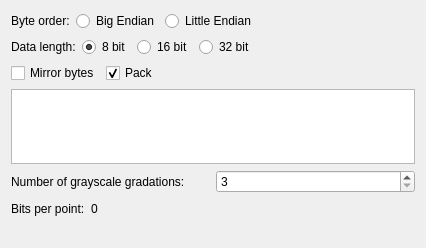
<?xml version="1.0" encoding="UTF-8"?>
<ui version="4.0">
 <class>WidgetConvOptionsGray</class>
 <widget class="QDialog" name="WidgetConvOptionsGray">
  <property name="geometry">
   <rect>
    <x>0</x>
    <y>0</y>
    <width>426</width>
    <height>248</height>
   </rect>
  </property>
  <property name="windowTitle">
   <string>Dialog</string>
  </property>
  <layout class="QVBoxLayout" name="verticalLayout">
   <item>
    <layout class="QHBoxLayout" name="horizontalLayout">
     <item>
      <widget class="QLabel" name="label">
       <property name="text">
        <string>Byte order:</string>
       </property>
      </widget>
     </item>
     <item>
      <widget class="QRadioButton" name="radioButtonBigEndian">
       <property name="text">
        <string>Big Endian</string>
       </property>
       <property name="checked">
        <bool>true</bool>
       </property>
      </widget>
     </item>
     <item>
      <widget class="QRadioButton" name="radioButtonLittleEndian">
       <property name="text">
        <string>Little Endian</string>
       </property>
      </widget>
     </item>
     <item>
      <spacer name="horizontalSpacer">
       <property name="orientation">
        <enum>Qt::Horizontal</enum>
       </property>
       <property name="sizeHint" stdset="0">
        <size>
         <width>40</width>
         <height>20</height>
        </size>
       </property>
      </spacer>
     </item>
    </layout>
   </item>
   <item>
    <layout class="QHBoxLayout" name="horizontalLayout_3">
     <item>
      <widget class="QLabel" name="label_3">
       <property name="text">
        <string>Data length:</string>
       </property>
      </widget>
     </item>
     <item>
      <widget class="QRadioButton" name="radioButtonData8">
       <property name="text">
        <string>8 bit</string>
       </property>
       <property name="checked">
        <bool>true</bool>
       </property>
      </widget>
     </item>
     <item>
      <widget class="QRadioButton" name="radioButtonData16">
       <property name="text">
        <string>16 bit</string>
       </property>
      </widget>
     </item>
     <item>
      <widget class="QRadioButton" name="radioButtonData32">
       <property name="text">
        <string>32 bit</string>
       </property>
      </widget>
     </item>
     <item>
      <spacer name="horizontalSpacer_2">
       <property name="orientation">
        <enum>Qt::Horizontal</enum>
       </property>
       <property name="sizeHint" stdset="0">
        <size>
         <width>40</width>
         <height>20</height>
        </size>
       </property>
      </spacer>
     </item>
    </layout>
   </item>
   <item>
    <layout class="QHBoxLayout" name="horizontalLayout_5">
     <item>
      <widget class="QCheckBox" name="checkBoxMirrorBits">
       <property name="text">
        <string>Mirror bytes</string>
       </property>
      </widget>
     </item>
     <item>
      <widget class="QCheckBox" name="checkBoxPack">
       <property name="text">
        <string>Pack</string>
       </property>
       <property name="checked">
        <bool>true</bool>
       </property>
      </widget>
     </item>
     <item>
      <spacer name="horizontalSpacer_4">
       <property name="orientation">
        <enum>Qt::Horizontal</enum>
       </property>
       <property name="sizeHint" stdset="0">
        <size>
         <width>40</width>
         <height>20</height>
        </size>
       </property>
      </spacer>
     </item>
    </layout>
   </item>
   <item>
    <widget class="QListWidget" name="listWidget">
     <property name="sizePolicy">
      <sizepolicy hsizetype="Expanding" vsizetype="Fixed">
       <horstretch>0</horstretch>
       <verstretch>0</verstretch>
      </sizepolicy>
     </property>
     <property name="maximumSize">
      <size>
       <width>16777215</width>
       <height>75</height>
      </size>
     </property>
     <property name="alternatingRowColors">
      <bool>true</bool>
     </property>
     <property name="flow">
      <enum>QListView::LeftToRight</enum>
     </property>
    </widget>
   </item>
   <item>
    <layout class="QHBoxLayout" name="horizontalLayout_2">
     <item>
      <widget class="QLabel" name="label_2">
       <property name="text">
        <string>Number of grayscale gradations:</string>
       </property>
      </widget>
     </item>
     <item>
      <widget class="QSpinBox" name="spinBoxGradations">
       <property name="minimum">
        <number>3</number>
       </property>
       <property name="maximum">
        <number>256</number>
       </property>
      </widget>
     </item>
    </layout>
   </item>
   <item>
    <layout class="QHBoxLayout" name="horizontalLayout_4">
     <item>
      <widget class="QLabel" name="label_4">
       <property name="text">
        <string>Bits per point:</string>
       </property>
      </widget>
     </item>
     <item>
      <widget class="QLabel" name="labelBitsPerPoint">
       <property name="text">
        <string>0</string>
       </property>
      </widget>
     </item>
     <item>
      <spacer name="horizontalSpacer_3">
       <property name="orientation">
        <enum>Qt::Horizontal</enum>
       </property>
       <property name="sizeHint" stdset="0">
        <size>
         <width>40</width>
         <height>20</height>
        </size>
       </property>
      </spacer>
     </item>
    </layout>
   </item>
   <item>
    <spacer name="verticalSpacer">
     <property name="orientation">
      <enum>Qt::Vertical</enum>
     </property>
     <property name="sizeHint" stdset="0">
      <size>
       <width>20</width>
       <height>40</height>
      </size>
     </property>
    </spacer>
   </item>
  </layout>
 </widget>
 <resources/>
 <connections>
  <connection>
   <sender>radioButtonBigEndian</sender>
   <signal>toggled(bool)</signal>
   <receiver>WidgetConvOptionsGray</receiver>
   <slot>updatePreview()</slot>
   <hints>
    <hint type="sourcelabel">
     <x>116</x>
     <y>17</y>
    </hint>
    <hint type="destinationlabel">
     <x>148</x>
     <y>244</y>
    </hint>
   </hints>
  </connection>
  <connection>
   <sender>radioButtonLittleEndian</sender>
   <signal>toggled(bool)</signal>
   <receiver>WidgetConvOptionsGray</receiver>
   <slot>updatePreview()</slot>
   <hints>
    <hint type="sourcelabel">
     <x>252</x>
     <y>21</y>
    </hint>
    <hint type="destinationlabel">
     <x>355</x>
     <y>101</y>
    </hint>
   </hints>
  </connection>
  <connection>
   <sender>radioButtonData8</sender>
   <signal>toggled(bool)</signal>
   <receiver>WidgetConvOptionsGray</receiver>
   <slot>updatePreview()</slot>
   <hints>
    <hint type="sourcelabel">
     <x>135</x>
     <y>46</y>
    </hint>
    <hint type="destinationlabel">
     <x>169</x>
     <y>271</y>
    </hint>
   </hints>
  </connection>
  <connection>
   <sender>radioButtonData16</sender>
   <signal>toggled(bool)</signal>
   <receiver>WidgetConvOptionsGray</receiver>
   <slot>updatePreview()</slot>
   <hints>
    <hint type="sourcelabel">
     <x>194</x>
     <y>57</y>
    </hint>
    <hint type="destinationlabel">
     <x>273</x>
     <y>227</y>
    </hint>
   </hints>
  </connection>
  <connection>
   <sender>radioButtonData32</sender>
   <signal>toggled(bool)</signal>
   <receiver>WidgetConvOptionsGray</receiver>
   <slot>updatePreview()</slot>
   <hints>
    <hint type="sourcelabel">
     <x>294</x>
     <y>49</y>
    </hint>
    <hint type="destinationlabel">
     <x>367</x>
     <y>49</y>
    </hint>
   </hints>
  </connection>
  <connection>
   <sender>spinBoxGradations</sender>
   <signal>valueChanged(int)</signal>
   <receiver>WidgetConvOptionsGray</receiver>
   <slot>updatePreview()</slot>
   <hints>
    <hint type="sourcelabel">
     <x>279</x>
     <y>194</y>
    </hint>
    <hint type="destinationlabel">
     <x>352</x>
     <y>193</y>
    </hint>
   </hints>
  </connection>
  <connection>
   <sender>checkBoxMirrorBits</sender>
   <signal>toggled(bool)</signal>
   <receiver>WidgetConvOptionsGray</receiver>
   <slot>updatePreview()</slot>
   <hints>
    <hint type="sourcelabel">
     <x>82</x>
     <y>77</y>
    </hint>
    <hint type="destinationlabel">
     <x>163</x>
     <y>80</y>
    </hint>
   </hints>
  </connection>
  <connection>
   <sender>checkBoxPack</sender>
   <signal>toggled(bool)</signal>
   <receiver>WidgetConvOptionsGray</receiver>
   <slot>updatePreview()</slot>
   <hints>
    <hint type="sourcelabel">
     <x>150</x>
     <y>80</y>
    </hint>
    <hint type="destinationlabel">
     <x>212</x>
     <y>123</y>
    </hint>
   </hints>
  </connection>
 </connections>
 <slots>
  <slot>updatePreview()</slot>
 </slots>
</ui>
